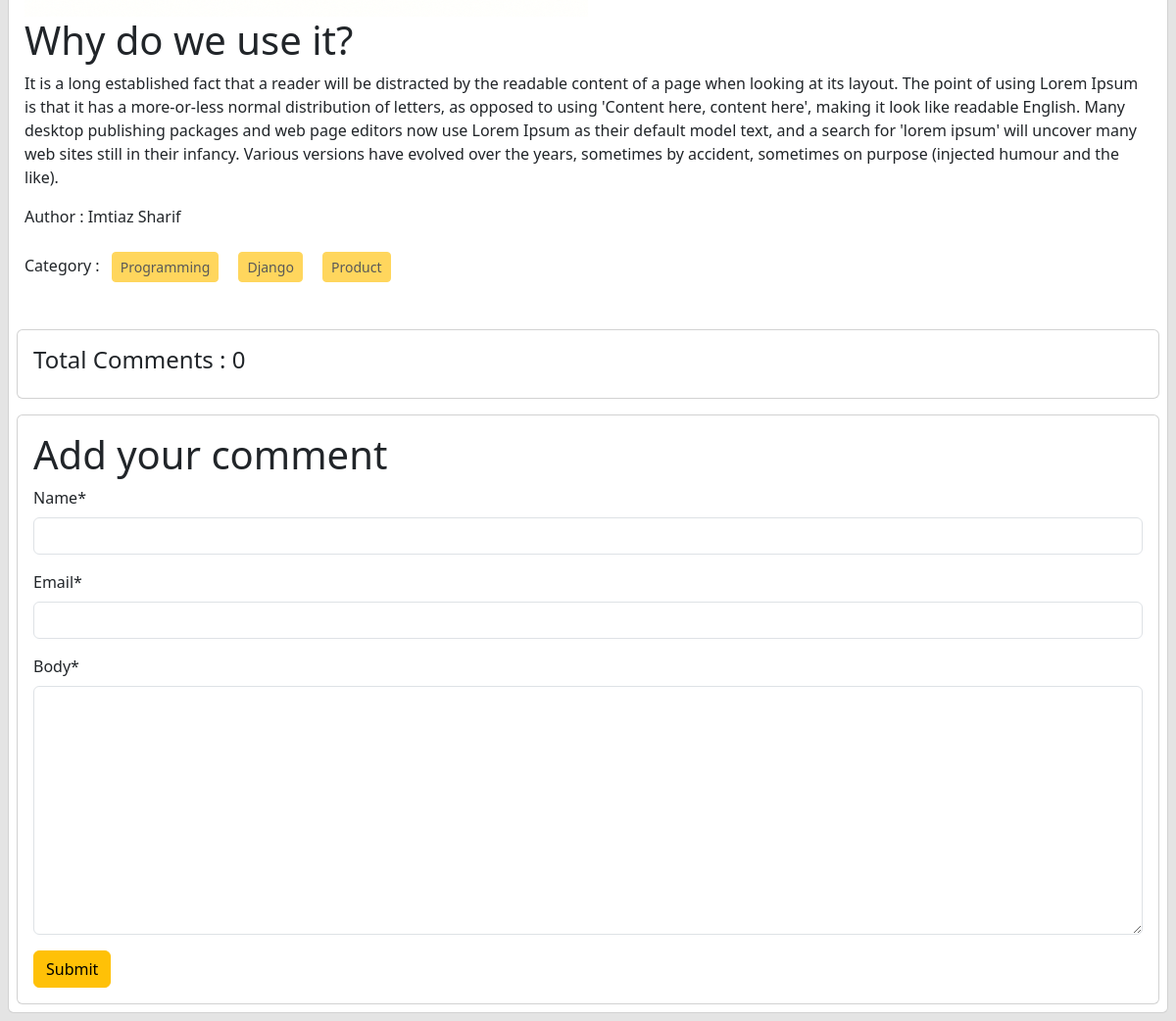
The app's page /post/details/6/ (lower part), older data.
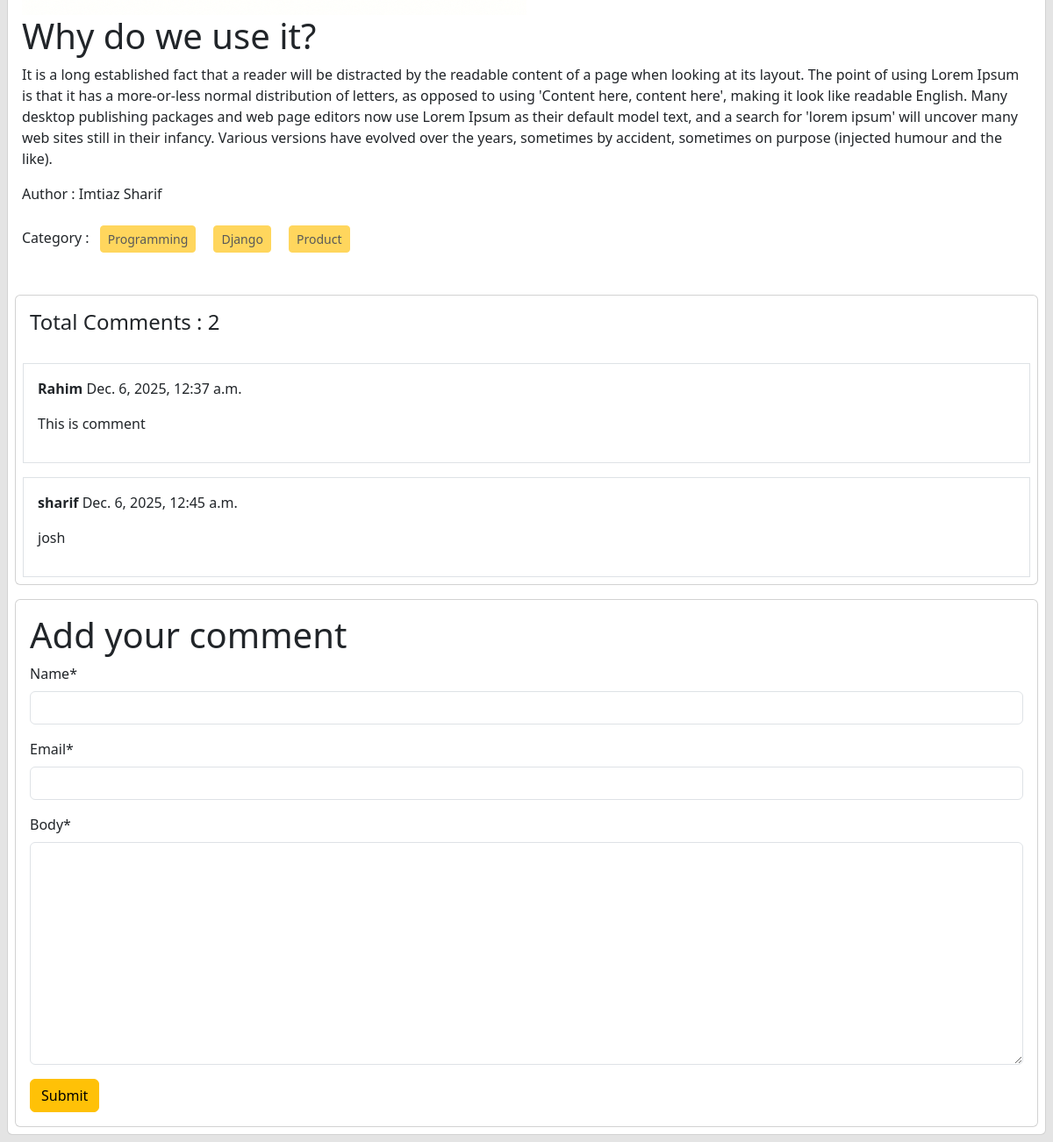
The same page, newer data.
### categories/models.py (models this page shows, shortened)
class Category(models.Model):
    name = models.CharField(max_length=100)
    slug = models.SlugField(max_length=100, unique=True, null=True, blank=True)

### posts/models.py (models this page shows, shortened)
class Comment(models.Model):
    post = models.ForeignKey(Post, on_delete=models.CASCADE, related_name='comments')
    name = models.CharField(max_length=30)
    email = models.EmailField()
    body = models.TextField()
    created_on = models.DateTimeField(auto_now_add=True)

### posts/views.py (the view, shortened to what this page needs)
# urls.py: path('details/<int:id>/', views.DetailPostView.as_view(), name='detail_post'),
class DetailPostView(DetailView):
    model = models.Post
    pk_url_kwarg = 'id'
    template_name = 'post_details.html'
    def get_context_data(self, **kwargs):
        context = super().get_context_data(**kwargs)
        post = self.object
        comments = post.comments.all()
        comment_form = forms.CommentForm()
        context['comments'] = comments
        context['comment_form'] = comment_form
        return context

### posts/forms.py
class CommentForm(forms.ModelForm):
    class Meta:
        model = Comment
        fields = ['name', 'email', 'body']

### posts/templates/post_details.html
{% extends 'base.html' %}
{% load crispy_forms_tags %}
{% block content %}
  <div class="col-12">
    <div class="card m-2">
      <div class="card-body">
        <img src="{{ post.image.url }}" class="card-img-top" alt="" style="width:50%; height: 500px" />
        <h1 class="card-title">{{ post.title }}</h1>
        <p class="card-text">{{ post.content }}</p>
        <p>Author : {{ post.author.first_name }} {{ post.author.last_name }}</p>
        <p>
          Category :{% for cat in post.category.all %}
            <button class="btn btn-warning btn-sm m-2" disabled>{{ cat.name }}</button>
          {% endfor %}
        </p>
      </div>
      <div class="card m-2">
        <h4 class="p-3">Total Comments : {{ comments|length }}</h4>
        {% for comment in comments %}
        <div class="card-body border m-2">
            <p><b>{{ comment.name }}</b> {{ comment.created_on }}</p>
            <p>{{ comment.body }}</p>
          </div>
          {% endfor %}
      </div>
      <div class="card m-2">
        <div class="card-body">
          <form method="post">
            <h1>Add your comment</h1>
            {% csrf_token %} {{ comment_form|crispy }}
            <button class="btn btn-warning">Submit</button>
          </form>
        </div>
      </div>
    </div>
  </div>
{% endblock %}

Row changes from the older to the newer data that the page shows:
added Comment: name "Rahim", created_on "Dec. 6, 2025, 12:37 a.m.", body "This is comment"
added Comment: name "sharif", created_on "Dec. 6, 2025, 12:45 a.m.", body "josh"
Text that changed along with them:
{{ comments|length }}: "0" → "2"
